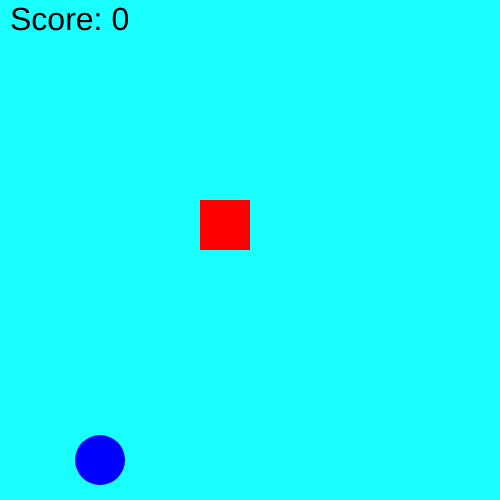
Frame 1 (no input)
Frame 60 (no input): identical to frame 1, image omitted
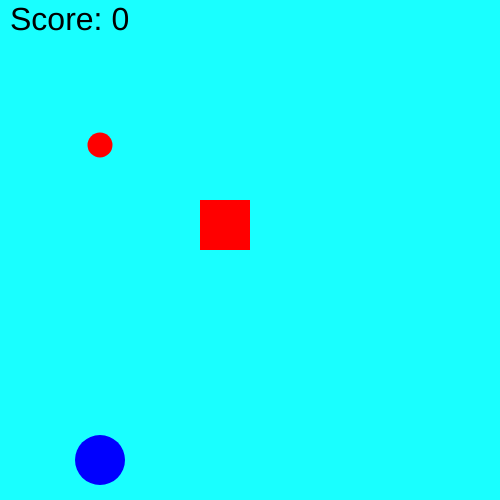
Frame 120 (the mouse pressed at the canvas centre since frame 60)

The p5.js sketch that drew these frames (run headless with seeded random() and noise() and a simulated clock; from frame 60 on, the mouse is pressed at the canvas centre):

// p5.js sketch
// ── sketch.js
/* Group : Franklin Asamoah, 
Shreyansh Chhalotra, 
Ethan Baysah, Alan Reyes*/

let myXPos = 100;
let myYPos = 100;

let enemyxPos = 200;
let enemyyPos = 200;
let score = 0;

let ballArray = [];

function setup() {
   createCanvas(500, 500);
   noStroke();
   p_fill3 = color(0,0,255)
}
function draw() {
   background(25,255,255);
//Creates score in the upper left of the screen.
   textSize(32);
   fill(0);
  text("Score: "+ score, 10,30);
  
//Enemy
   fill(255,0,0);
   rect(enemyxPos,enemyyPos,50,50);
//User/Blue Ellipse
   fill(p_fill3)
   ellipse(myXPos,460,50,50)
   noFill()

   for (let i = 0; i < ballArray.length; i++) {
       fill(ballArray[i].redValue, ballArray[i].greenValue, ballArray[i].blueValue);
       ellipse(ballArray[i].xPos, ballArray[i].yPos, ballArray[i].sizeH, ballArray[i].sizeH);
       ballArray[i].yPos += ballArray[i].speedValue;
       if (ballArray[i].yPos > 525) {
           ballArray[i].yPos = -25;
       }
   }
//This allows the user to move let and right
   if (keyIsDown(LEFT_ARROW)) {
    myXPos -= 3;
  }
  if (keyIsDown(RIGHT_ARROW)) {
     myXPos += 3;
  }
}

//Ball Object
class Ball {
   constructor(x, y, H, r, g, b, speed) {
       this.xPos = x;
       this.yPos = y;
       this.sizeH = H;
       this.redValue = r;
       this.greenValue = g;
       this.blueValue = b;
       this.speedValue = speed;
   }
}
//Creates a new red ball whenever the mouse is pressed
function mousePressed() {
    let temp = new Ball(myXPos, 440, 25, 255, 0, 0,  -5);
    ballArray.push(temp);
}
